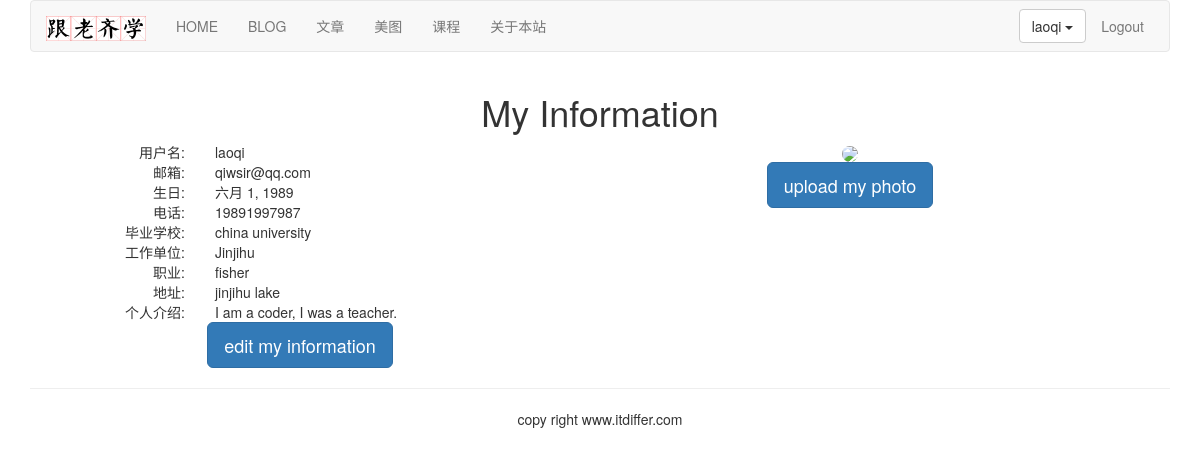
/account/my-information/ (signed in), run on the app's committed database.
### account/models.py (models this page shows, shortened)
class UserProfile(models.Model):
    user = models.OneToOneField(User, on_delete=models.CASCADE, unique=True)
    birth = models.DateField(blank=True, null=True)
    phone = models.CharField(max_length=20, null=True)

class UserInfo(models.Model):
    user = models.OneToOneField(User, on_delete=models.CASCADE, unique=True)
    school = models.CharField(max_length=100, blank=True)
    company = models.CharField(max_length=100, blank=True)
    profession = models.CharField(max_length=100, blank=True)
    address = models.CharField(max_length=100, blank=True)
    aboutme = models.TextField(blank=True)
    photo = models.ImageField(blank=True)

### account/views.py (the view)
# urls.py: path('my-information/', views.myself, name="my_information"),
@login_required()
def myself(request):
    userprofile = UserProfile.objects.get(user=request.user) if hasattr(request.user, 'userprofile') else UserProfile.objects.create(user=request.user)
    userinfo = UserInfo.objects.get(user=request.user) if hasattr(request.user, 'userinfo') else UserInfo.objects.create(user=request.user)
    return render(request, "account/myself.html", {"user":request.user, "userinfo":userinfo, "userprofile":userprofile})

### templates/account/myself.html (shortened to what this page needs)
{% extends "base.html" %}
{% block title %}my information{% endblock %} {% block content %}
<div class="row text-center vertical-middle-sm">
    <h1>My Information</h1>
    <div class="row">
        <div class="col-md-6" > <div class="row">
            <div class="col-md-4 text-right"><span>用户名:</span></div>
            <div class="col-md-8 text-left">{{user.username}}</div>
        </div>
            <div class="row">
                <div class="col-md-4 text-right"><span>邮箱:</span></div> <div class="col-md-8 text-left">{{user.email}}</div>
            </div>
            <div class="row">
                <div class="col-md-4 text-right"><span>生日:</span></div>
                <div class="col-md-8 text-left">{{userprofile.birth}}</div>
            </div>
            <div class="row">
                <div class="col-md-4 text-right"><span>电话:</span></div> <div class="col-md-8 text-left">{{userprofile.phone}}</div>
            </div>
            <div class="row">
                <div class="col-md-4 text-right"><span>毕业学校:</span></div>
                <div class="col-md-8 text-left">{{userinfo.school}}</div>
            </div>
            <div class="row">
                <div class="col-md-4 text-right"><span>工作单位:</span></div> <div class="col-md-8 text-left">{{userinfo.company}}</div>
            </div>
            <div class="row">
                <div class="col-md-4 text-right"><span>职业:</span></div>
                <div class="col-md-8 text-left">{{userinfo.profession}}</div>
            </div>
            <div class="row">
                <div class="col-md-4 text-right"><span>地址:</span></div> <div class="col-md-8 text-left">{{userinfo.address}}</div>
            </div>
            <div class="row">
                <div class="col-md-4 text-right"><span>个人介绍:</span></div>
                <div class="col-md-8 text-left">{{userinfo.aboutme}}</div>
            </div>
            <a href="{% url 'account:edit_my_information' %}">
                <button class="btn btn-primary btn-lg">edit my information</button>
            </a>
        </div>
        <div class="col-md-6">
            {% load staticfiles %}
            <div style="margin-right:100px">
                {% if userinfo.photo %}
                <img src="{{ userinfo.photo | striptags }}" class="img-circle" id="my_photo" name="user_face">
                {% else %}
                <img name="user_face" src="{% static 'images/newton.jpg' %}" class="img-circle" id="my_photo">
                {% endif %}
            </div>
            <div style="margin-right:100px">
                <button class="btn btn-primary btn-lg" id= "upload_image" onclick="upload_image_layer()">upload my photo</button>
            </div>
        </div>
    </div>
</div>
{% endblock %}

### templates/header.html (shortened to what this page needs)
{% load staticfiles %}
<div class="container">
    <nav class="navbar navbar-default" role="navigation">
        <div class="navbar-header">
            <a class="navbar-brand" href="http://www.itdiffer.com">
                <img src="{% static '/images/logo.png' %}" width="100px">
            </a>
        </div>
        <div>
            <ul class="nav navbar-nav" role="navigation">
                <li><a href="{% url 'home' %}">HOME</a></li>
                <li><a href="{% url 'blog:blog_title' %}">BLOG</a></li>
                <li><a href="{% url 'article:article_titles' %}">文章</a></li>
                <li><a href="{% url 'image:falls_images' %}">美图</a></li>
                <li><a href="{% url 'course:course_list' %}">课程</a></li>
                <li><a href="{% url 'course:about'%}">关于本站</a></li>
            </ul>
            <ul class="nav navbar-nav navbar-right" style="margin-right:10px">
                {% if user.is_authenticated %}
                <li>
                    <div class="dropdown" style="margin-top:8px">
                        <button class='btn btn-default dropdown-toggle' type='button' id='dropdownMenu' data-toggle='dropdown'>{{ user.username }}
                            <span class='caret'></span>
                        </button>
                    </div>
                </li>
                <li><a href="{% url 'account:user_logout' %}">Logout</a></li>
                {% else %}
                <li><a href="{% url 'account:user_login' %}">LOGIN</a></li>
                <li><a href="{% url 'account:user_register' %}">Sign up</a></li>
                {% endif %}
            </ul>
        </div>
    </nav>
</div>

### data on the page
UserProfile: birth "六月 1, 1989", phone "19891997987"
UserInfo: school "china university", company "Jinjihu", profession "fisher", address "jinjihu lake", aboutme "I am a coder, I was a teacher."

### other printed values
{{ user.username }} "laoqi"
{{ user.email }} "qiwsir@qq.com"
